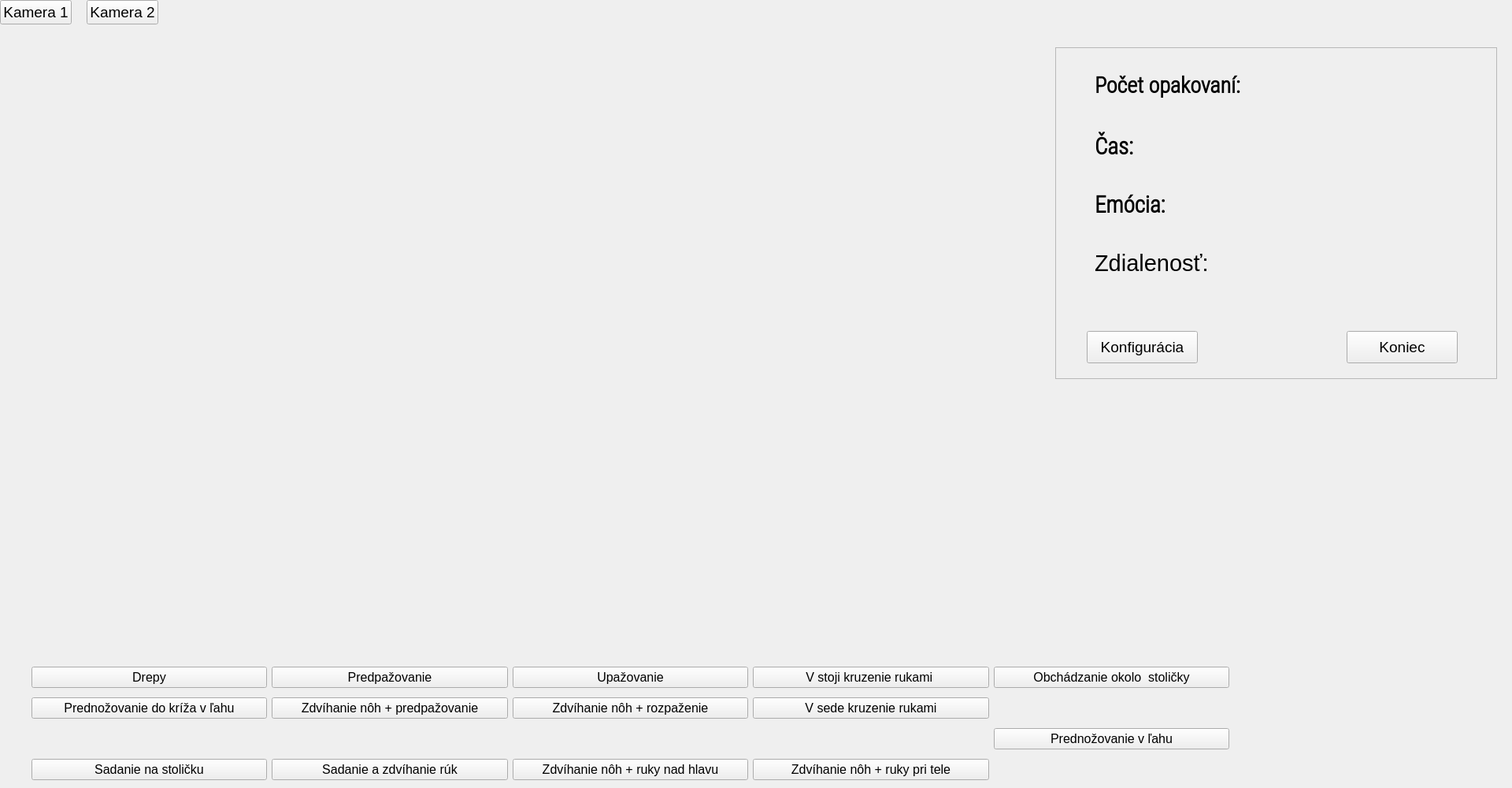
<?xml version="1.0" encoding="UTF-8"?>
<ui version="4.0">
 <class>MainWindow</class>
 <widget class="QMainWindow" name="MainWindow">
  <property name="geometry">
   <rect>
    <x>0</x>
    <y>0</y>
    <width>1920</width>
    <height>1000</height>
   </rect>
  </property>
  <property name="windowTitle">
   <string>MainWindow</string>
  </property>
  <widget class="QWidget" name="centralwidget">
   <widget class="QLabel" name="video_feed">
    <property name="geometry">
     <rect>
      <x>19</x>
      <y>39</y>
      <width>1261</width>
      <height>691</height>
     </rect>
    </property>
    <property name="minimumSize">
     <size>
      <width>4</width>
      <height>0</height>
     </size>
    </property>
    <property name="maximumSize">
     <size>
      <width>1280</width>
      <height>720</height>
     </size>
    </property>
    <property name="text">
     <string/>
    </property>
   </widget>
   <widget class="QLabel" name="note_label">
    <property name="geometry">
     <rect>
      <x>100</x>
      <y>740</y>
      <width>1761</width>
      <height>81</height>
     </rect>
    </property>
    <property name="font">
     <font>
      <pointsize>40</pointsize>
     </font>
    </property>
    <property name="styleSheet">
     <string notr="true">color: rgb(119, 118, 123);
</string>
    </property>
    <property name="text">
     <string/>
    </property>
    <property name="alignment">
     <set>Qt::AlignJustify|Qt::AlignVCenter</set>
    </property>
   </widget>
   <widget class="QWidget" name="gridLayoutWidget_2">
    <property name="geometry">
     <rect>
      <x>40</x>
      <y>840</y>
      <width>1521</width>
      <height>156</height>
     </rect>
    </property>
    <layout class="QGridLayout" name="gridLayout_3" rowstretch="0,0,0,0,0,0,0" columnstretch="10,10,10,10,10">
     <property name="sizeConstraint">
      <enum>QLayout::SetDefaultConstraint</enum>
     </property>
     <item row="6" column="3">
      <widget class="QPushButton" name="forefooting_ruky_pri_tele_button">
       <property name="font">
        <font>
         <pointsize>12</pointsize>
        </font>
       </property>
       <property name="styleSheet">
        <string notr="true">color: rgb(0, 0, 0);</string>
       </property>
       <property name="text">
        <string>Zdvíhanie nôh + ruky pri tele</string>
       </property>
      </widget>
     </item>
     <item row="2" column="2">
      <widget class="QPushButton" name="forefooting_rozpazovanie_button">
       <property name="font">
        <font>
         <pointsize>12</pointsize>
        </font>
       </property>
       <property name="styleSheet">
        <string notr="true">color: rgb(0, 0, 0);</string>
       </property>
       <property name="text">
        <string>Zdvíhanie nôh + rozpaženie</string>
       </property>
      </widget>
     </item>
     <item row="1" column="2">
      <widget class="QPushButton" name="tpose_button">
       <property name="font">
        <font>
         <pointsize>12</pointsize>
        </font>
       </property>
       <property name="styleSheet">
        <string notr="true">color: rgb(0, 0, 0);</string>
       </property>
       <property name="text">
        <string>Upažovanie</string>
       </property>
      </widget>
     </item>
     <item row="1" column="0">
      <widget class="QPushButton" name="squat_button">
       <property name="font">
        <font>
         <pointsize>12</pointsize>
        </font>
       </property>
       <property name="styleSheet">
        <string notr="true">color: rgb(0, 0, 0);</string>
       </property>
       <property name="text">
        <string>Drepy</string>
       </property>
      </widget>
     </item>
     <item row="1" column="1">
      <widget class="QPushButton" name="predpazovanie_button">
       <property name="font">
        <font>
         <pointsize>12</pointsize>
        </font>
       </property>
       <property name="styleSheet">
        <string notr="true">color: rgb(0, 0, 0);</string>
       </property>
       <property name="text">
        <string>Predpažovanie</string>
       </property>
      </widget>
     </item>
     <item row="6" column="0">
      <widget class="QPushButton" name="sadanie_na_stolicku_button">
       <property name="font">
        <font>
         <pointsize>12</pointsize>
        </font>
       </property>
       <property name="styleSheet">
        <string notr="true">color: rgb(0, 0, 0);</string>
       </property>
       <property name="text">
        <string>Sadanie na stoličku</string>
       </property>
      </widget>
     </item>
     <item row="6" column="2">
      <widget class="QPushButton" name="forefooting_ruky_nad_hlavu_button">
       <property name="font">
        <font>
         <pointsize>12</pointsize>
        </font>
       </property>
       <property name="styleSheet">
        <string notr="true">color: rgb(0, 0, 0);</string>
       </property>
       <property name="text">
        <string>Zdvíhanie nôh + ruky nad hlavu</string>
       </property>
      </widget>
     </item>
     <item row="1" column="3">
      <widget class="QPushButton" name="arm_circling_button">
       <property name="font">
        <font>
         <pointsize>12</pointsize>
        </font>
       </property>
       <property name="styleSheet">
        <string notr="true">color: rgb(0, 0, 0);</string>
       </property>
       <property name="text">
        <string>V stoji kruzenie rukami </string>
       </property>
      </widget>
     </item>
     <item row="6" column="1">
      <widget class="QPushButton" name="sit_stand_raise_arms_button">
       <property name="font">
        <font>
         <pointsize>12</pointsize>
        </font>
       </property>
       <property name="styleSheet">
        <string notr="true">color: rgb(0, 0, 0);</string>
       </property>
       <property name="text">
        <string>Sadanie a zdvíhanie rúk</string>
       </property>
      </widget>
     </item>
     <item row="2" column="1">
      <widget class="QPushButton" name="forefooting_predpazovanie_button">
       <property name="font">
        <font>
         <pointsize>12</pointsize>
        </font>
       </property>
       <property name="styleSheet">
        <string notr="true">color: rgb(0, 0, 0);</string>
       </property>
       <property name="text">
        <string>Zdvíhanie nôh + predpažovanie</string>
       </property>
      </widget>
     </item>
     <item row="2" column="3">
      <widget class="QPushButton" name="arm_sit_circling_button">
       <property name="font">
        <font>
         <pointsize>12</pointsize>
        </font>
       </property>
       <property name="styleSheet">
        <string notr="true">color: rgb(0, 0, 0);</string>
       </property>
       <property name="text">
        <string>V sede kruzenie rukami</string>
       </property>
      </widget>
     </item>
     <item row="3" column="4">
      <widget class="QPushButton" name="forefooting_in_lying_button">
       <property name="font">
        <font>
         <pointsize>12</pointsize>
        </font>
       </property>
       <property name="styleSheet">
        <string notr="true">color: rgb(0, 0, 0);</string>
       </property>
       <property name="text">
        <string>Prednožovanie v ľahu</string>
       </property>
      </widget>
     </item>
     <item row="2" column="0">
      <widget class="QPushButton" name="krizny_forefooting_in_lying_button">
       <property name="font">
        <font>
         <pointsize>12</pointsize>
        </font>
       </property>
       <property name="styleSheet">
        <string notr="true">color: rgb(0, 0, 0);</string>
       </property>
       <property name="text">
        <string>Prednožovanie do kríža v ľahu</string>
       </property>
      </widget>
     </item>
     <item row="1" column="4">
      <widget class="QPushButton" name="chair_circling_button">
       <property name="font">
        <font>
         <pointsize>12</pointsize>
        </font>
       </property>
       <property name="styleSheet">
        <string notr="true">color: rgb(0, 0, 0);</string>
       </property>
       <property name="text">
        <string>Obchádzanie okolo  stoličky</string>
       </property>
      </widget>
     </item>
    </layout>
   </widget>
   <widget class="QFrame" name="frame">
    <property name="geometry">
     <rect>
      <x>1340</x>
      <y>60</y>
      <width>561</width>
      <height>421</height>
     </rect>
    </property>
    <property name="styleSheet">
     <string notr="true">border-color: rgb(0, 0, 0);</string>
    </property>
    <property name="frameShape">
     <enum>QFrame::StyledPanel</enum>
    </property>
    <property name="frameShadow">
     <enum>QFrame::Raised</enum>
    </property>
    <widget class="QPushButton" name="config_button">
     <property name="geometry">
      <rect>
       <x>40</x>
       <y>360</y>
       <width>141</width>
       <height>41</height>
      </rect>
     </property>
     <property name="font">
      <font>
       <family>Ubuntu</family>
       <pointsize>14</pointsize>
       <bold>false</bold>
      </font>
     </property>
     <property name="styleSheet">
      <string notr="true">color: rgb(0, 0, 0);</string>
     </property>
     <property name="text">
      <string>Konfigurácia</string>
     </property>
     <property name="checkable">
      <bool>false</bool>
     </property>
    </widget>
    <widget class="QPushButton" name="end_button">
     <property name="geometry">
      <rect>
       <x>370</x>
       <y>360</y>
       <width>141</width>
       <height>41</height>
      </rect>
     </property>
     <property name="font">
      <font>
       <family>Ubuntu</family>
       <pointsize>14</pointsize>
       <bold>false</bold>
      </font>
     </property>
     <property name="styleSheet">
      <string notr="true">color: rgb(0, 0, 0);</string>
     </property>
     <property name="text">
      <string>Koniec</string>
     </property>
     <property name="checkable">
      <bool>true</bool>
     </property>
    </widget>
    <widget class="QWidget" name="gridLayoutWidget">
     <property name="geometry">
      <rect>
       <x>50</x>
       <y>10</y>
       <width>458</width>
       <height>297</height>
      </rect>
     </property>
     <layout class="QGridLayout" name="gridLayout_2">
      <item row="1" column="0">
       <widget class="QLabel" name="label_2">
        <property name="font">
         <font>
          <family>Roboto Condensed Light</family>
          <pointsize>22</pointsize>
          <bold>true</bold>
         </font>
        </property>
        <property name="styleSheet">
         <string notr="true">color: rgb(0, 0, 0);</string>
        </property>
        <property name="text">
         <string>Čas:</string>
        </property>
       </widget>
      </item>
      <item row="2" column="1">
       <widget class="QLabel" name="emotion_class">
        <property name="font">
         <font>
          <family>Ubuntu</family>
          <pointsize>20</pointsize>
          <bold>true</bold>
         </font>
        </property>
        <property name="styleSheet">
         <string notr="true">color: rgb(0, 0, 0);</string>
        </property>
        <property name="text">
         <string/>
        </property>
        <property name="textFormat">
         <enum>Qt::PlainText</enum>
        </property>
       </widget>
      </item>
      <item row="2" column="0">
       <widget class="QLabel" name="emotion_label">
        <property name="font">
         <font>
          <family>Roboto Condensed Light</family>
          <pointsize>22</pointsize>
          <bold>true</bold>
         </font>
        </property>
        <property name="styleSheet">
         <string notr="true">color: rgb(0, 0, 0);</string>
        </property>
        <property name="text">
         <string>Emócia:</string>
        </property>
       </widget>
      </item>
      <item row="1" column="1">
       <widget class="QLabel" name="timer_label">
        <property name="font">
         <font>
          <family>Segoe UI</family>
          <pointsize>40</pointsize>
          <bold>true</bold>
         </font>
        </property>
        <property name="styleSheet">
         <string notr="true">color: rgb(0, 0, 0);</string>
        </property>
        <property name="text">
         <string/>
        </property>
        <property name="textFormat">
         <enum>Qt::PlainText</enum>
        </property>
       </widget>
      </item>
      <item row="0" column="1">
       <widget class="QLabel" name="score_label">
        <property name="font">
         <font>
          <family>Ubuntu</family>
          <pointsize>50</pointsize>
          <bold>true</bold>
         </font>
        </property>
        <property name="styleSheet">
         <string notr="true">color: rgb(0, 0, 0);</string>
        </property>
        <property name="text">
         <string/>
        </property>
        <property name="textFormat">
         <enum>Qt::PlainText</enum>
        </property>
       </widget>
      </item>
      <item row="3" column="1">
       <widget class="QLabel" name="distance_label_score">
        <property name="font">
         <font>
          <pointsize>40</pointsize>
         </font>
        </property>
        <property name="styleSheet">
         <string notr="true">color: rgb(0, 0, 0);</string>
        </property>
        <property name="text">
         <string/>
        </property>
       </widget>
      </item>
      <item row="3" column="0">
       <widget class="QLabel" name="distance_label">
        <property name="font">
         <font>
          <pointsize>22</pointsize>
          <bold>false</bold>
         </font>
        </property>
        <property name="styleSheet">
         <string notr="true">color: rgb(0, 0, 0);</string>
        </property>
        <property name="text">
         <string>Zdialenosť:</string>
        </property>
       </widget>
      </item>
      <item row="0" column="0">
       <widget class="QLabel" name="label">
        <property name="font">
         <font>
          <family>Roboto Condensed Light</family>
          <pointsize>21</pointsize>
          <bold>true</bold>
         </font>
        </property>
        <property name="styleSheet">
         <string notr="true">color: rgb(0, 0, 0);</string>
        </property>
        <property name="text">
         <string>Počet opakovaní:</string>
        </property>
       </widget>
      </item>
     </layout>
     <zorder>label_2</zorder>
     <zorder>emotion_label</zorder>
     <zorder>timer_label</zorder>
     <zorder>score_label</zorder>
     <zorder>distance_label_score</zorder>
     <zorder>distance_label</zorder>
     <zorder>label</zorder>
     <zorder>emotion_class</zorder>
    </widget>
   </widget>
   <widget class="QPushButton" name="kamera_1">
    <property name="geometry">
     <rect>
      <x>0</x>
      <y>0</y>
      <width>91</width>
      <height>31</height>
     </rect>
    </property>
    <property name="font">
     <font>
      <pointsize>14</pointsize>
     </font>
    </property>
    <property name="styleSheet">
     <string notr="true">color: rgb(0, 0, 0);</string>
    </property>
    <property name="text">
     <string>Kamera 1</string>
    </property>
   </widget>
   <widget class="QPushButton" name="kamera_2">
    <property name="geometry">
     <rect>
      <x>110</x>
      <y>0</y>
      <width>91</width>
      <height>31</height>
     </rect>
    </property>
    <property name="font">
     <font>
      <pointsize>14</pointsize>
     </font>
    </property>
    <property name="styleSheet">
     <string notr="true">color: rgb(0, 0, 0);</string>
    </property>
    <property name="text">
     <string>Kamera 2</string>
    </property>
   </widget>
  </widget>
 </widget>
 <resources/>
 <connections/>
</ui>
